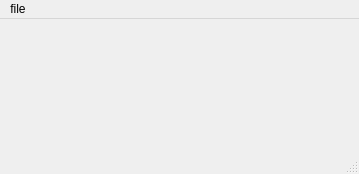
<?xml version="1.0" encoding="UTF-8"?>
<ui version="4.0">
 <class>MainWindow</class>
 <widget class="QMainWindow" name="MainWindow">
  <property name="geometry">
   <rect>
    <x>0</x>
    <y>0</y>
    <width>359</width>
    <height>174</height>
   </rect>
  </property>
  <property name="windowTitle">
   <string>MainWindow</string>
  </property>
  <widget class="QWidget" name="centralwidget"/>
  <widget class="QMenuBar" name="menubar">
   <property name="geometry">
    <rect>
     <x>0</x>
     <y>0</y>
     <width>359</width>
     <height>22</height>
    </rect>
   </property>
   <widget class="QMenu" name="menufile">
    <property name="title">
     <string>file</string>
    </property>
    <addaction name="actionnew"/>
    <addaction name="actionopen"/>
    <addaction name="actionexit"/>
    <addaction name="separator"/>
   </widget>
   <addaction name="menufile"/>
  </widget>
  <widget class="QStatusBar" name="statusbar"/>
  <action name="actionnew">
   <property name="icon">
    <iconset resource="Resource.qrc">
     <normaloff>:/rec/open.jpg</normaloff>:/rec/open.jpg</iconset>
   </property>
   <property name="text">
    <string>new</string>
   </property>
  </action>
  <action name="actionopen">
   <property name="icon">
    <iconset resource="Resource.qrc">
     <normaloff>:/rec/close.png</normaloff>:/rec/close.png</iconset>
   </property>
   <property name="text">
    <string>open</string>
   </property>
  </action>
  <action name="actionexit">
   <property name="icon">
    <iconset resource="Resource.qrc">
     <normaloff>:/rec/exit.png</normaloff>:/rec/exit.png</iconset>
   </property>
   <property name="text">
    <string>exit</string>
   </property>
  </action>
 </widget>
 <resources>
  <include location="Resource.qrc"/>
 </resources>
 <connections/>
</ui>
